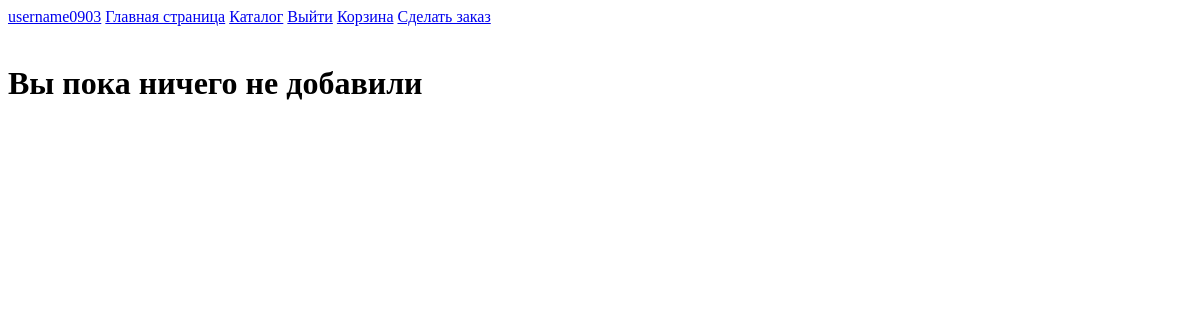
/shopping_cart (signed in), run on an earlier commit of the app's database.
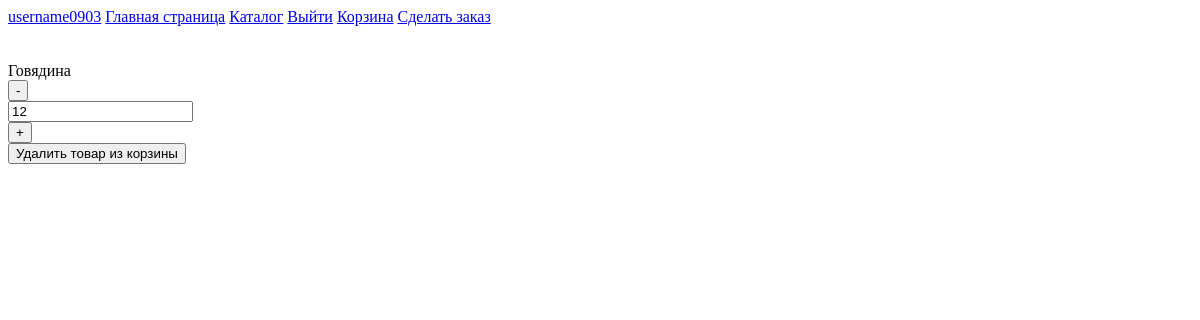
And on a later commit of the database.
### butcher_shop_app/models.py (models this page shows)
class GoodsInShoppingCart(models.Model):
    user = models.ForeignKey(User, on_delete=models.CASCADE)
    product = models.ForeignKey(Product, on_delete=models.CASCADE)
    count = models.PositiveIntegerField(default=0)

class Product(models.Model):
    name = models.CharField(max_length=200)
    cost = models.PositiveIntegerField()
    category_name = models.ManyToManyField(ProductCategories, default="Вне категорий")
    description = RichTextField(default="Без описания")
    image = models.ImageField(upload_to='img', default="img/1.png")
    def __str__(self):
        return self.name

### butcher_shop_app/views.py (the view, shortened to what this page needs)
# urls.py: path("shopping_cart", shopping_cart),
def shopping_cart(request):
    context = {}
    if request.user.is_authenticated:
        user_cart = GoodsInShoppingCart.objects.filter(user=request.user)
        context["cart"] = user_cart
        context["count_goods_in_cart"] = len(user_cart)
    else:
        shopping_cart_eq = request.session.get('shopping_cart', [])
        count_goods_in_cart = len(shopping_cart_eq)
        context["cart"] = shopping_cart_eq
        context["count_goods_in_cart"] = count_goods_in_cart
    return render(request, "butcher_shop_app/shopping_cart.html", context)

### butcher_shop_app/Templates/butcher_shop_app/shopping_cart.html (shortened to what this page needs)
{% extends 'butcher_shop_app/base.html' %}
{% block content %}
{{cart_len}}<br>
{% if count_goods_in_cart == 0 %}
<h1>Вы пока ничего не добавили</h1>
{% endif %}
{% for product in cart %}
<br>
<div>
    {{product.product}}
    <form method="post">
        <button type="submit">-</button>
    </form>
    <form method="post">
        <input name="goods_count" type="number" min="1" value="{{product.count}}">
    </form>
    <form method="post">
        <button type="submit">+</button>
    </form>
    <form method="post">
        <button type="submit">Удалить товар из корзины</button>
    </form>
</div>
{% endfor %}
{% endblock %}

What changed in the data, as far as the page shows it:
added GoodsInShoppingCart: product "Говядина", goods_count "12"
Also different on the page:
text no longer shown: "Вы пока ничего не добавили"
